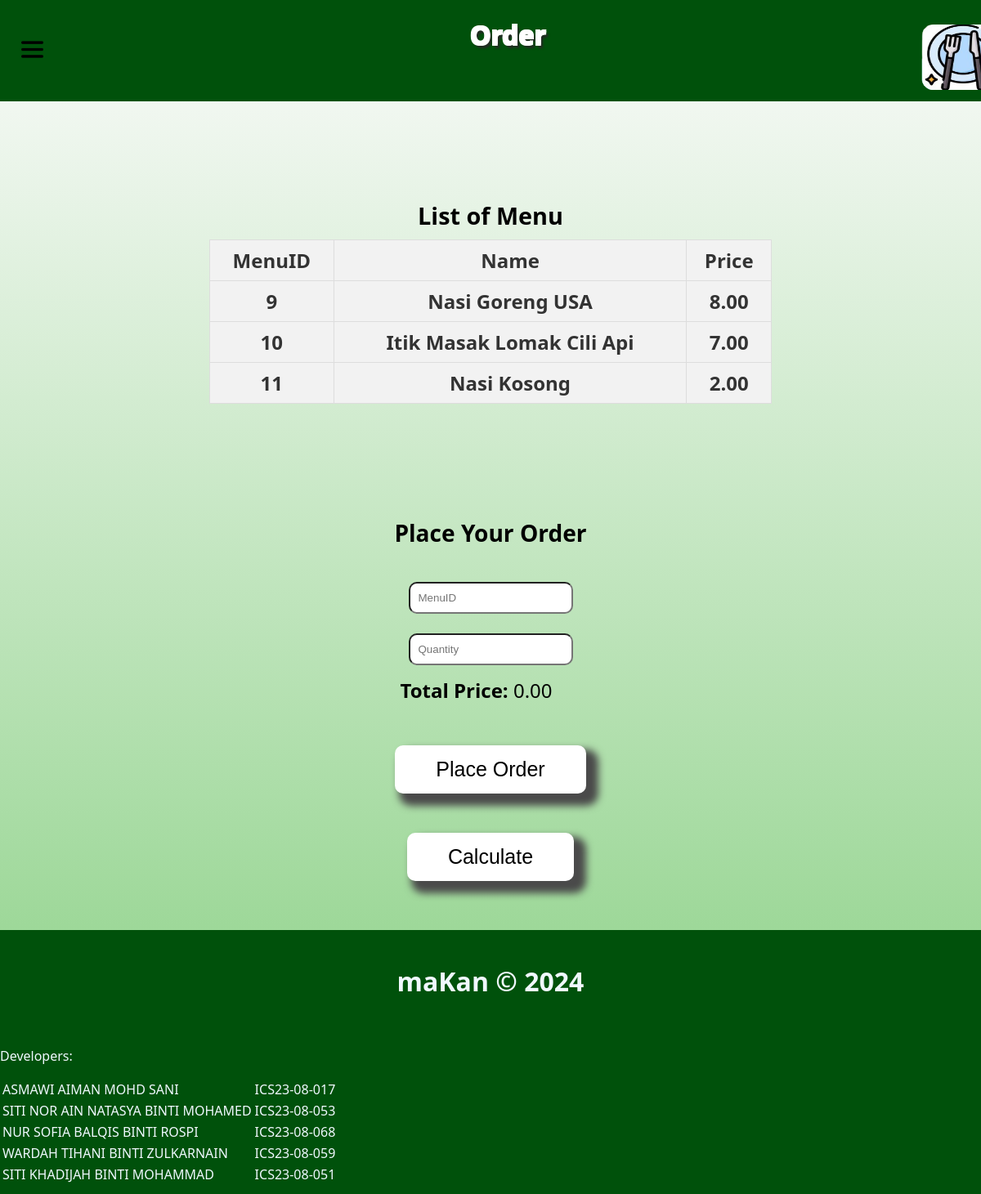
The page /menu/user-order/4/ (signed in) on the database its author committed.
### KPMIM_Cafeteria_System/models.py (models this page shows)
class Menu(models.Model):
    menuID=models.AutoField(primary_key=True)
    name=models.TextField()
    price=models.DecimalField(max_digits=10,decimal_places=2)
    cafeID=models.ForeignKey(Cafe, on_delete=models.CASCADE)

### KPMIM_Cafeteria_System/views.py (the view, shortened to what this page needs)
# urls.py: path('menu/user-order/<int:cafe_id>/', views.userorder, name='userorder'),
def userorder(request, cafe_id):
    user_id = request.session.get('user_id')
    if not request.session.get('user_type') == 'user':
        request.session.flush()
        messages.error(request, "You do not have permission to view this page. Please login again.")
        return redirect('login')
    if not cafe_id:
        messages.error(request, "No cafe selected.")
        return redirect('usermenu')
    mymenu = Menu.objects.filter(cafeID=cafe_id)
    context = {
        'mymenu': mymenu,
        'cafe_id': cafe_id  # Pass cafe_id for order placement
    }
    return render(request, 'user/user-order.html', context)

### KPMIM_Cafeteria_System/templates/user/user-order.html (shortened to what this page needs)
{% load static %}
<!DOCTYPE html>
<html lang="en">
<head>
</head>
<body>
    <div class="container">
        <div class="header">
            <button id="menuButton"><img src="{% static 'menu.png' %}"></button>
            <h1>Order</h1>
            <div class="logo">
                <table>
                    <tr>
                        <td><a href="{% url 'usermenu' %}"><img class="websitelogo" src="{% static 'logo.png' %}" alt="maKan"></a></td>
                    </tr>
                </table>
            </div>
        </div>
        <div class="menu-list">
            <div class="menuBox">
                <div class="table-title">List of Menu</div>
                <table>
                    <thead>
                        <tr>
                            <th>MenuID</th>
                            <th>Name</th>
                            <th>Price</th>
                        </tr>
                    </thead>
                    <tbody>
                        {% for i in mymenu %}
                        <tr>
                            <th>{{i.menuID}}</th>
                            <th>{{i.name}}</th>
                            <th>{{i.price}}</th>
                        </tr>
                        {% endfor %}
                    </tbody>
                </table>
            </div>
        </div>
        <div class="form">
                <center>
                    <h3>Place Your Order</h3>
                    <form action="" method="post" >
                        <table>
                            <tr>
                                <td>
                                    <input type="text" name="menuID" id="menuID" placeholder="MenuID" required>
                                </td>
                            </tr>
                            <tr>
                                <td>
                                    <input type="number" name="quantity" id="quantity" placeholder="Quantity" min="1" required>
                                </td>
                            </tr>
                            <tr>
                                <td>
                                    <strong>Total Price: </strong><span id="totalPrice">0.00</span>
                                </td>
                            </tr>
                        </table>
                        <button class="button" type="submit">Place Order</button>
                    </form>
                    <button class="button" id="calculateButton">Calculate</button>
                </center>
            </div>
        </div>
        <div class="footer">
            <center><h1>maKan &copy; 2024</h1></center><br>
            <p>Developers:<br></p>
            <table>
                <tr>
                    <td>ASMAWI AIMAN MOHD SANI</td>
                    <td>ICS23-08-017</td>
                </tr>
                <tr>
                    <td>SITI NOR AIN NATASYA BINTI MOHAMED</td>
                    <td>ICS23-08-053</td>
                </tr>
                <tr>
                    <td>NUR SOFIA BALQIS BINTI ROSPI</td>
                    <td>ICS23-08-068</td>
                </tr>
                <tr>
                    <td>WARDAH TIHANI BINTI ZULKARNAIN</td>
                    <td>ICS23-08-059</td>
                </tr>
                <tr>
                    <td>SITI KHADIJAH BINTI MOHAMMAD</td>
                    <td>ICS23-08-051</td>
                </tr>
            </table>
        </div>
</body>
</html>

### KPMIM_Cafeteria_System/templates/user/user-order.html (style rules this page uses)
body { margin: 0; height: 100%; display: grid; place-items: center; padding: 0; background: linear-gradient(to top, #83CE7D, rgb(251, 251, 251)); align-items: center; font-family: system-ui, -apple-system, BlinkMacSystemFont, 'Segoe UI', Roboto, Oxygen, Ubuntu, Cantarell, 'Open Sans', 'Helvetica Neue', sans-serif; font-size: x-large; animation: popUp 1s ease-out; }
.container { width: 100%; height: auto; }
.header { background-color: #00510b; color: #ffffff; display: flex; align-items: center; justify-content: space-between; width: 100%; }
.footer { background-color: #00510b; color: aliceblue; padding-top: 20px; padding-bottom: 10px; font-size: medium; width: 100%; height: auto; margin-top: 5%; }
.websitelogo { transition: transform 0.2s ease-in-out; width: 100px; height: 80px; margin-top: 23px; }
.header h1 { margin-left: 5%; }
.menuBox { display: flex; flex-wrap: wrap; justify-content: center; transition: transform 0.2s ease-in-out; margin-top: 80px; margin-bottom: 80px; }
.menu-list { display: flex; flex-wrap: wrap; justify-content: center; }
#menuButton { background-color: #00510b; border: none; margin-right: 35%; cursor: pointer; }
#menuButton img { width: 27px; margin-left: 20px; }
.header h1 { text-align: center; text-shadow: -1px -1px 0 #ffffff, 1px -1px 0 #ffffff, -1px 1px 0 #ffffff, 1px 1px 0 #ffffff, 3px 4px 3px rgb(39, 39, 39); margin-bottom: 60px; }
.menuBox table { border-collapse: collapse; width: 100%; margin-bottom: 30px; }
.menuBox table th, .menuBox table td { border: 1px solid #ddd; padding: 8px; text-align: center; }
.menuBox table th { background-color: #f2f2f2; color: #333; font-weight: bold; }
.table-title { margin-top: 40px; margin-bottom: 10px; font-size: 1.2em; font-weight: bold; text-align: left; }
@media (min-width: 768px) { .header { flex-direction: row; } }
@media (min-width: 768px) { .logo { margin-left: 38%; } }
@media (min-width: 768px) { .header h1 { margin-left: 8%; font-size: 32px; } }
@media (min-width: 768px) { .form { flex-direction: row; justify-content: space-around; } }
@media (min-width: 768px) { .button { font-size: 20px; padding: 10px 30px; } }
input { padding: 10px; margin: 10px; border-radius: 10px; }
.button { position: relative; background-color: #ffffff; border: none; color: rgb(0, 0, 0); padding: 15px 50px; text-decoration: white; font-size: 25px; display: inline-block; margin-top: 4%; cursor: pointer; border-radius: 10px; overflow: hidden; cursor: pointer; box-shadow: 10px 10px 10px 5px rgb(74, 74, 74); transition: background-color 0.3s ease, transform 0.3s ease; }
.button::before { content: ""; position: absolute; top: 0; bottom: 0; width: 50%; background-color: rgba(255, 255, 255, 0.2); transform: translateX(-250%) skewX(-30deg); transition: transform 0.7s ease-in-out; }

### rows shown on the page
Menu: menuID "9", name "Nasi Goreng USA", price "8.00"
Menu: menuID "10", name "Itik Masak Lomak Cili Api", price "7.00"
Menu: menuID "11", name "Nasi Kosong", price "2.00"
